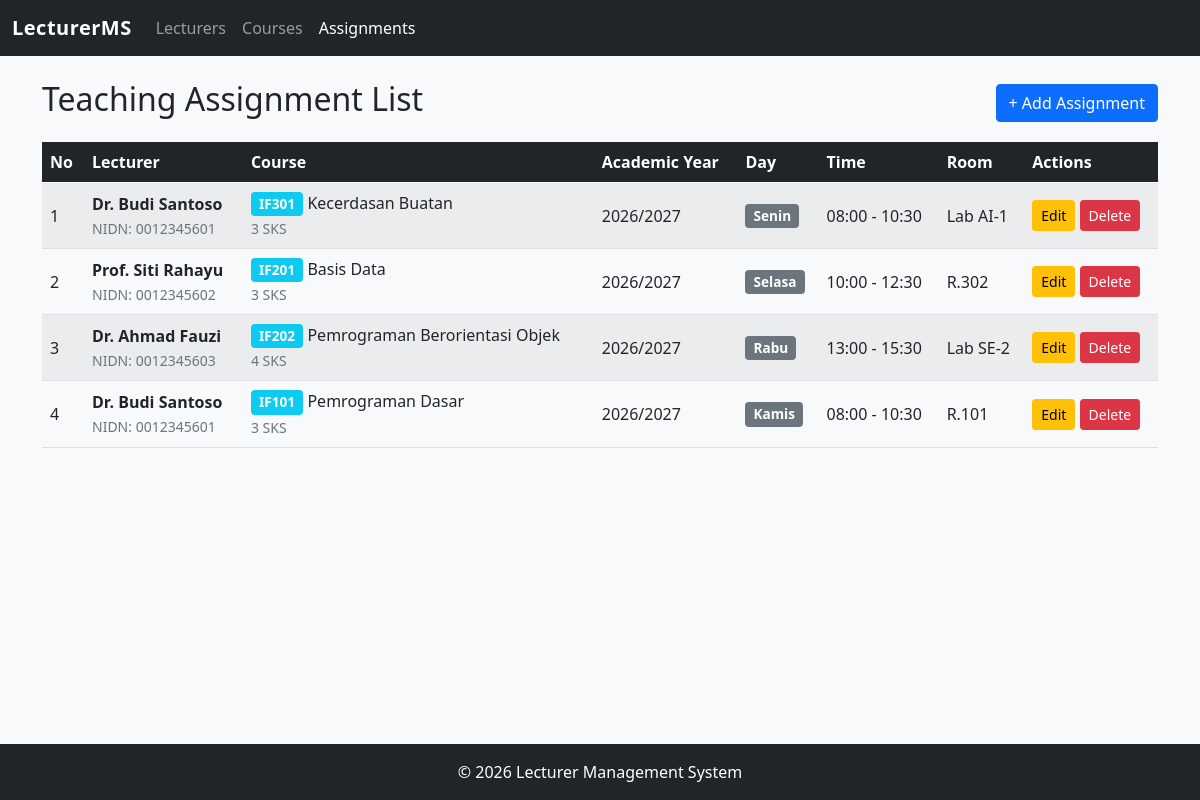
The page /Project/index.php?page=assignments on the database its author committed.
### tables this page shows
CREATE TABLE teaching_assignments (
    id INT AUTO_INCREMENT PRIMARY KEY,
    lecturer_id INT NOT NULL,
    course_id INT NOT NULL,
    academic_year VARCHAR(9) NOT NULL,
    day ENUM('Senin','Selasa','Rabu','Kamis','Jumat','Sabtu') NOT NULL,
    start_time TIME NOT NULL,
    end_time TIME NOT NULL,
    room VARCHAR(20),
    FOREIGN KEY (lecturer_id) REFERENCES lecturers(id) ON DELETE CASCADE,
    FOREIGN KEY (course_id) REFERENCES courses(id) ON DELETE CASCADE
);

CREATE TABLE lecturers (
    id INT AUTO_INCREMENT PRIMARY KEY,
    name VARCHAR(100) NOT NULL,
    nidn VARCHAR(20) NOT NULL UNIQUE,
    email VARCHAR(100) UNIQUE,
    phone VARCHAR(15),
    specialization VARCHAR(100),
    join_date DATE NOT NULL
);

CREATE TABLE courses (
    id INT AUTO_INCREMENT PRIMARY KEY,
    code VARCHAR(10) NOT NULL UNIQUE,
    name VARCHAR(100) NOT NULL,
    credits INT NOT NULL DEFAULT 2,
    semester INT NOT NULL,
    description TEXT
);

### Project/config/database.php (called while the page is built, shortened)
<?php
class Database {
    private $host = "localhost";
    private $username = "root";
    private $password = "";
    private $dbname = "tp_mvc25";
    public function __construct() {
        try {
            $this->conn = new PDO(
                "mysql:host={$this->host};dbname={$this->dbname}",
                $this->username,
                $this->password
            );
        } catch (PDOException $e) {
            die("Koneksi gagal: " . $e->getMessage());
        }
    }
}

### Project/controllers/AssignmentController.php (called while the page is built, shortened)
<?php
require_once __DIR__ . '/../models/TeachingAssignment.php';
class AssignmentController {
    private $model;
    public function __construct() {
        $this->model = new TeachingAssignment();
    }
    public function index() {
        $assignments = $this->model->getAll();
        require __DIR__ . '/../views/assignments/index.php';
    }
}

### Project/models/TeachingAssignment.php (called while the page is built, shortened)
<?php
require_once __DIR__ . '/../config/database.php';
class TeachingAssignment {
    private $db;
    public function __construct() {
        $this->db = (new Database())->conn;
    }
    public function getAll() {
        $stmt = $this->db->prepare(
            "SELECT ta.*, l.name AS lecturer_name, l.nidn,
                    c.name AS course_name, c.code AS course_code, c.credits
             FROM teaching_assignments ta
             JOIN lecturers l ON ta.lecturer_id = l.id
             JOIN courses c ON ta.course_id = c.id
             ORDER BY FIELD(ta.day, 'Senin','Selasa','Rabu','Kamis','Jumat','Sabtu'), ta.start_time"
        );
        $stmt->execute();
        return $stmt->fetchAll();
    }
}

### Project/views/assignments/index.php (the view, shortened to what this page needs)
<?php $title = 'Teaching Assignments'; $page = 'assignments'; ?>
<?php require __DIR__ . '/../layouts/header.php'; ?>
<div class="d-flex justify-content-between align-items-center mb-3">
    <h2>Teaching Assignment List</h2>
    <a href="index.php?page=assignments&action=create" class="btn btn-primary">+ Add Assignment</a>
</div>
<div class="table-responsive">
    <table class="table table-striped table-hover">
        <thead class="table-dark">
            <tr>
                <th>No</th>
                <th>Lecturer</th>
                <th>Course</th>
                <th>Academic Year</th>
                <th>Day</th>
                <th>Time</th>
                <th>Room</th>
                <th>Actions</th>
            </tr>
        </thead>
        <tbody>
            <?php if (empty($assignments)): ?>
                <tr><td colspan="8" class="text-center text-muted">Belum ada data jadwal mengajar.</td></tr>
            <?php else: ?>
                <?php $no = 1; foreach ($assignments as $a): ?>
                <tr>
                    <td><?= $no++ ?></td>
                    <td>
                        <strong><?= htmlspecialchars($a['lecturer_name']) ?></strong><br>
                        <small class="text-muted">NIDN: <?= htmlspecialchars($a['nidn']) ?></small>
                    </td>
                    <td>
                        <span class="badge bg-info"><?= htmlspecialchars($a['course_code']) ?></span>
                        <?= htmlspecialchars($a['course_name']) ?><br>
                        <small class="text-muted"><?= $a['credits'] ?> SKS</small>
                    </td>
                    <td><?= htmlspecialchars($a['academic_year']) ?></td>
                    <td><span class="badge bg-secondary"><?= htmlspecialchars($a['day']) ?></span></td>
                    <td><?= substr($a['start_time'], 0, 5) ?> - <?= substr($a['end_time'], 0, 5) ?></td>
                    <td><?= htmlspecialchars($a['room'] ?? '-') ?></td>
                    <td>
                        <a href="index.php?page=assignments&action=edit&id=<?= $a['id'] ?>" class="btn btn-sm btn-warning">Edit</a>
                        <form method="POST" action="index.php?page=assignments&action=delete" class="d-inline"
                              onsubmit="return confirm('Yakin hapus jadwal ini?')">
                            <button type="submit" class="btn btn-sm btn-danger">Delete</button>
                        </form>
                    </td>
                </tr>
                <?php endforeach; ?>
            <?php endif; ?>
        </tbody>
    </table>
</div>
<?php require __DIR__ . '/../layouts/footer.php'; ?>

### Project/index.php (shortened to what this page needs)
<?php
require_once __DIR__ . '/controllers/AssignmentController.php';
$page   = $_GET['page'] ?? 'lecturers';
$action = $_GET['action'] ?? 'index';
switch ($page) {
    case 'assignments':
        $controller = new AssignmentController();
        break;
}
if (method_exists($controller, $action)) {
    $controller->$action();
} else {
    $controller->index();
}

### Project/views/layouts/header.php (shortened to what this page needs)
<!DOCTYPE html>
<html lang="en">
<head>
    <link href="public/css/bootstrap.min.css" rel="stylesheet">
    <link href="public/css/style.css" rel="stylesheet">
</head>
<body>
    <nav class="navbar navbar-expand-lg navbar-dark bg-dark">
        <div class="container-fluid">
            <a class="navbar-brand" href="index.php">LecturerMS</a>
            <div class="collapse navbar-collapse" id="navbarNav">
                <ul class="navbar-nav">
                    <li class="nav-item">
                        <a class="nav-link <?= ($page ?? '') === 'lecturers' ? 'active' : '' ?>" href="index.php?page=lecturers">Lecturers</a>
                    </li>
                    <li class="nav-item">
                        <a class="nav-link <?= ($page ?? '') === 'courses' ? 'active' : '' ?>" href="index.php?page=courses">Courses</a>
                    </li>
                    <li class="nav-item">
                        <a class="nav-link <?= ($page ?? '') === 'assignments' ? 'active' : '' ?>" href="index.php?page=assignments">Assignments</a>
                    </li>
                </ul>
            </div>
        </div>
    </nav>
    <div class="container my-4">

### Project/views/layouts/footer.php (shortened to what this page needs)
    </div>
    <footer class="bg-dark text-white text-center py-3 mt-4">
        <p class="mb-0">&copy; 2026 Lecturer Management System</p>
    </footer>
</body>
</html>

### Project/public/css/style.css (style rules this page uses)
body { background-color: #f8f9fa; min-height: 100vh; display: flex; flex-direction: column; }
.container { flex: 1; }
.navbar-brand { font-weight: bold; letter-spacing: 0.5px; }
.table th { vertical-align: middle; }
.table td { vertical-align: middle; }
.badge { font-size: 0.85em; padding: 0.4em 0.6em; }
footer { margin-top: auto; }

### rows shown on the page
teaching_assignments: lecturer.name "Dr. Budi Santoso", lecturer.nidn "0012345601", course.code "IF301", course.name "Kecerdasan Buatan", course.credits "3", academic_year "2026/2027", day "Senin", start_time "08:00", end_time "10:30", room "Lab AI-1"
teaching_assignments: lecturer.name "Prof. Siti Rahayu", lecturer.nidn "0012345602", course.code "IF201", course.name "Basis Data", course.credits "3", academic_year "2026/2027", day "Selasa", start_time "10:00", end_time "12:30", room "R.302"
teaching_assignments: lecturer.name "Dr. Ahmad Fauzi", lecturer.nidn "0012345603", course.code "IF202", course.name "Pemrograman Berorientasi Objek", course.credits "4", academic_year "2026/2027", day "Rabu", start_time "13:00", end_time "15:30", room "Lab SE-2"
teaching_assignments: lecturer.name "Dr. Budi Santoso", lecturer.nidn "0012345601", course.code "IF101", course.name "Pemrograman Dasar", course.credits "3", academic_year "2026/2027", day "Kamis", start_time "08:00", end_time "10:30", room "R.101"
